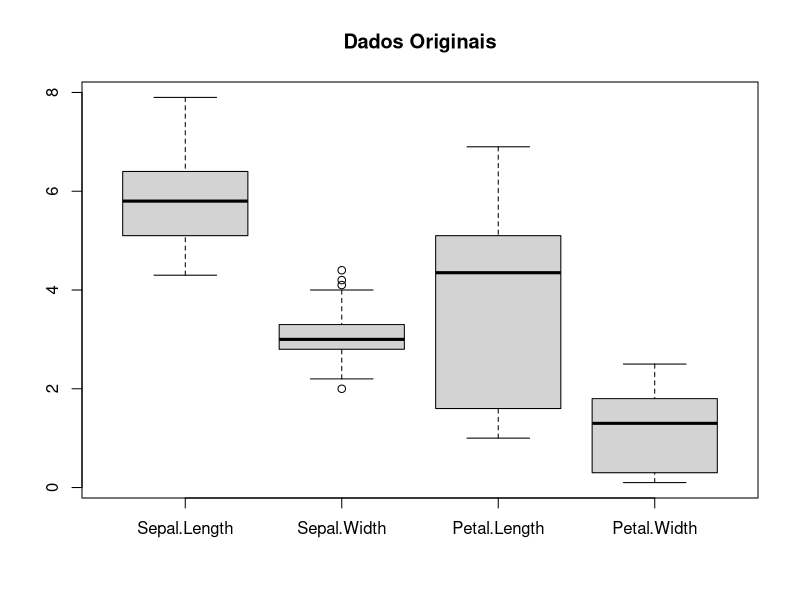
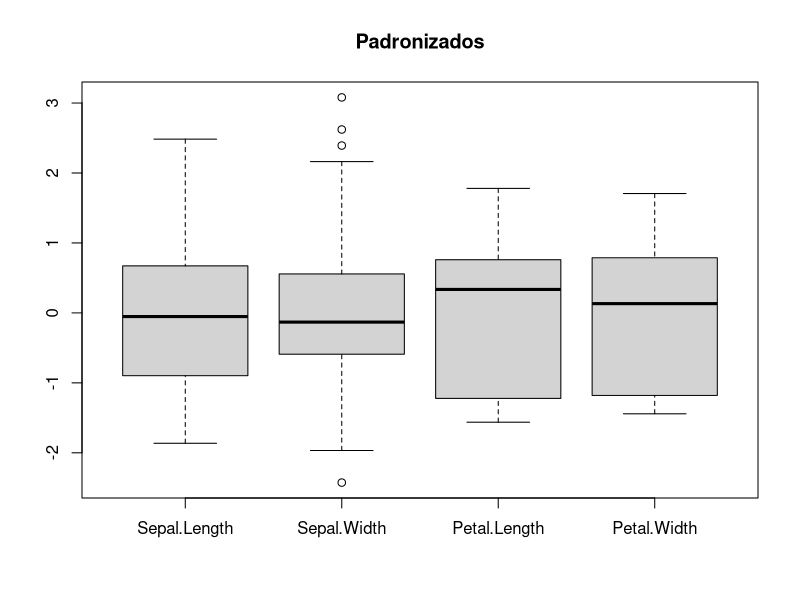
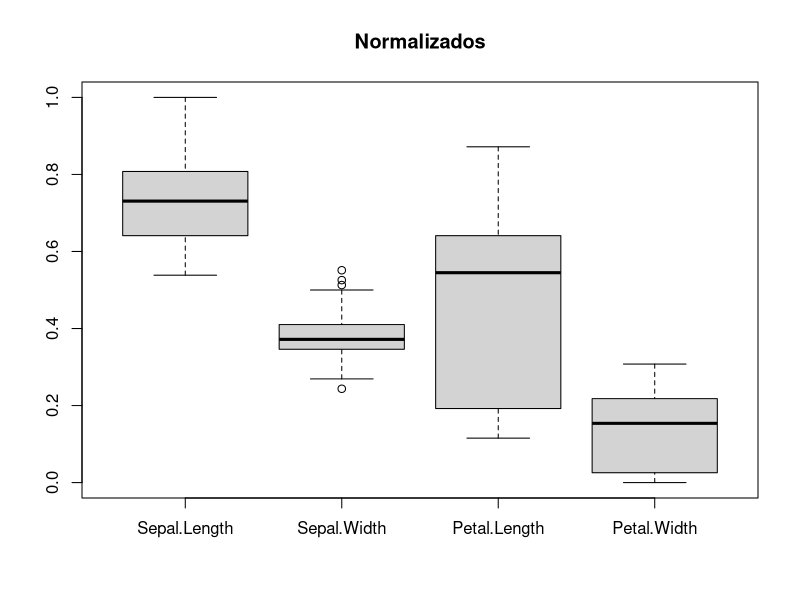

The R source for these figures, in order:
## ---- chunk 1
iris
## ---- chunk 2
iris_padr = scale(iris[,1:4])
iris_padr
## ---- chunk 3
normaliza = function(x){
  return((x-min(x))/(max(x)-min(x)))
}
## ---- chunk 4
iris_norm = normaliza(iris[,1:4])
iris_norm
## ---- chunk 5
# Executar com Ctrl + Shift + Enter
boxplot(iris[,1:4], main = "Dados Originais")
boxplot(iris_padr, main = "Padronizados")
boxplot(iris_norm, main = "Normalizados")
